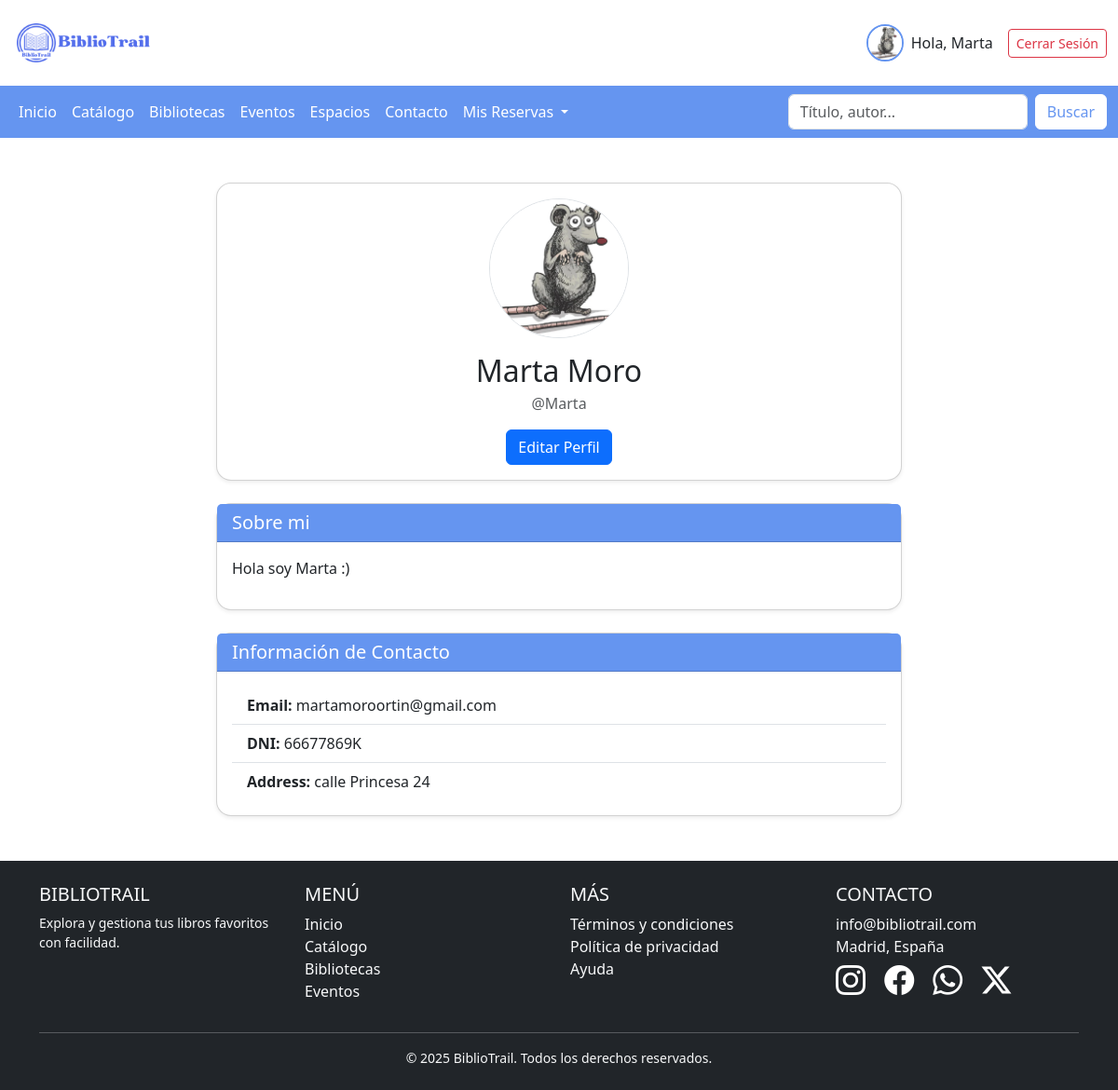
Screenshot of /autenticacion/perfil/ (signed in) with the database file from the repository.
### autenticacion/models.py (models this page shows, shortened)
class PerfilUsuario(models.Model):
    user = models.OneToOneField(User, on_delete=models.CASCADE, related_name="perfil")
    nombre = models.CharField(max_length=200, blank=True, null=True)
    apellido = models.CharField(max_length=200, blank=True, null=True)
    email = models.EmailField(max_length=500, blank=True, null=True)
    username = models.CharField(max_length=200, blank=True, null=True)
    dni = models.CharField(max_length=9, unique=True, blank=True, null=True, help_text="Ingrese su DNI")
    sexo = models.CharField(max_length=6, choices=[('M', 'Hombre'), ('F', 'Mujer')], blank=True, null=True)
    direccion = models.TextField(max_length=250, blank=True, null=True, help_text="Ingrese la dirección de su domicilio")
    codigo_postal = models.CharField(max_length=5, blank=True, null=True)
    ciudad = models.CharField(max_length=40, blank=True, null=True)
    provincia = models.CharField(max_length=40, blank=True, null=True)
    avatar = models.ImageField(null=True,blank=True , default="avatar.svg")
    bio = models.TextField(null=True)
    created = models.DateTimeField(auto_now_add=True)
    class Meta:
        ordering = ['created']
        verbose_name = "Perfil de usuario"
        verbose_name_plural = "Perfiles de usuarios"

### autenticacion/views.py (the view)
# urls.py: path('perfil/', perfil,name="perfil"),
def perfil(request):
    try:
        perfil = request.user.perfil
    except PerfilUsuario.DoesNotExist:
        perfil = None
    contexto = {'perfil': perfil}
    return render(request, "perfil/perfil.html", contexto)

### autenticacion/templates/perfil/perfil.html
{% extends "BibliotrailApp/base.html" %}
{% load static %}
{% block content %}
<main class="container my-5">
    <div class="row justify-content-center">
        <div class="col-md-10 col-lg-8">
            <div class="card shadow-sm  rounded-4">
                <div class="card-body text-center">
                    <div class="position-relative d-inline-block mb-3">
                        <img src="{{ perfil.avatar.url }}" alt="User Avatar"
                             class="rounded-circle border" style="width: 150px; height: 150px; object-fit: cover; border: 4px solid #6595f0;">
                    </div>
                    <h2 class="mb-1">{{ perfil.nombre}} {{ perfil.apellido }}</h2>
                    <p class="text-muted">@{{ perfil.username }}</p>
                    <a href="{% url 'editar_perfil' %}" class="btn btn-primary">Editar Perfil</a>
                </div>
            </div>
            <div class="card mt-4 shadow-sm rounded-4">
                <div class="card-header text-white" style="background-color: #6595f0;">
                    <h5 class="mb-0">Sobre mi</h5>
                </div>
                <div class="card-body">
                    <p>{{ perfil.bio|default:"No bio available." }}</p>
                </div>
            </div>
            <div class="card mt-4 shadow-sm rounded-4">
                <div class="card-header text-white" style="background-color: #6595f0;">
                    <h5 class="mb-0">Información de Contacto</h5>
                </div>
                <div class="card-body">
                    <ul class="list-group list-group-flush">
                        <li class="list-group-item"><strong>Email:</strong> {{ perfil.user.email }}</li>
                        <li class="list-group-item"><strong>DNI:</strong> {{ perfil.dni |default:"Not provided" }}</li>
                        <li class="list-group-item"><strong>Address:</strong> {{ perfil.direccion|default:"Not provided" }}</li>
                    </ul>
                </div>
            </div>
        </div>
    </div>
</main>
{% endblock %}

### BibliotrailApp/templates/BibliotrailApp/base.html (shortened to what this page needs)
<!DOCTYPE html>
<html lang="en">
<head>
    {% load static %}
    <link href="https://cdn.jsdelivr.net/npm/bootstrap@5.3.3/dist/css/bootstrap.min.css" rel="stylesheet">
    <link rel="stylesheet" href="https://cdn.jsdelivr.net/npm/bootstrap-icons@1.11.3/font/bootstrap-icons.min.css">
    <link href="{% static 'BibliotrailApp/css/style.css' %}" rel="stylesheet">
</head>
<body>
    <header class="container-fluid py-3">
        <div class="row align-items-center">
            <div class="col-6 col-md-3">
                <img src="{% static 'BibliotrailApp/images/BiblioTrail.png' %}" alt="Logo BiblioTrail" class="img-fluid" style="max-width: 150px;">
            </div>
            <div class="col-6 col-md-9 text-end">
                <div class="d-flex flex-column flex-sm-row align-items-center justify-content-end gap-3">
                    {% if user.is_authenticated %}
                        <a href="{% url 'perfil' %}" class="d-flex align-items-center text-decoration-none text-dark">
                            <img src="{{request.user.perfil.avatar.url}}" alt="Avatar"
                                class="rounded-circle img-fluid" style="width: 40px; height: 40px; object-fit: cover; border: 2px solid #6595f0;">
                            <span class="ms-2 d-none d-sm-inline">Hola, {{ user.username }}</span>
                        </a>
                        <a href="{% url 'cerrar_sesion' %}" class="btn btn-outline-danger btn-sm">Cerrar Sesión</a>
                    {% else %}
                        <a href="{% url 'register' %}" class="btn btn-danger btn-sm">Registrarse</a>
                        <a href="{% url 'iniciar_sesion' %}" class="btn btn-outline-danger btn-sm">Iniciar Sesión</a>
                    {% endif %}
                </div>
            </div>
        </div>
    </header>
    <nav class="navbar navbar-expand-lg navbar-custom">
        <div class="container-fluid" >
            <div class="collapse navbar-collapse" id="navbarSupportedContent">
                <ul class="navbar-nav me-auto mb-2 mb-lg-0">
                    <li class="nav-item">
                        <a class="nav-link {% if request.path == '/' %} active {% endif %}" aria-current="page" href="{% url 'Inicio' %}">Inicio</a>
                    </li>
                    <li class="nav-item ">
                        <a class="nav-link {% if request.path == '/catalogo/' %} active {% endif %}" href="{% url 'Catalogo' %}">Catálogo</a>
                    </li>
                    <li class="nav-item">
                        <a class="nav-link {% if request.path == '/bibliotecas/' %} active {% endif %}" href="{% url 'Bibliotecas' %}">Bibliotecas</a>
                    </li>
                    <li class="nav-item">
                        <a class="nav-link {% if request.path == '/eventos/' %} active {% endif %}" href="{% url 'Eventos' %}">Eventos</a>
                    </li>
                    <li class="nav-item">
                        <a class="nav-link {% if request.path == '/espacios/' %} active {% endif %}" href="{% url 'calendario_espacios' %}">Espacios</a>
                    </li>
                    <li class="nav-item">
                        <a class="nav-link {% if request.path == '/contacto/' %} active {% endif %}" href="{% url 'Contacto' %}">Contacto</a>
                    </li>
                    <li class="nav-item dropdown">
                        <a class="nav-link dropdown-toggle" href="{% url 'Reservas' %}" role="button" data-bs-toggle="dropdown" aria-expanded="false">
                            Mis Reservas
                        </a>
                    </li>
                </ul>
                <form class="d-flex" role="search" action="{% url 'buscar-libros' %}" method="get">
                    <input class="form-control me-2" name="q" type="search" placeholder="Título, autor..." value="{{ request.GET.q }}" aria-label="Buscar">
                    <button class="btn custom-search-btn" type="submit">Buscar</button>
                </form>
            </div>
        </div>
    </nav>
     {% block content %}
     {% endblock %}
    <footer class="bg-dark text-light py-4 mt-5">
        <div class="container">
            <div class="row text-center text-md-start">
                <div class="col-md-3 mb-4 mb-md-0">
                    <h5 class="text-uppercase">BiblioTrail</h5>
                    <p class="small">Explora y gestiona tus libros favoritos con facilidad.</p>
                </div>
                <div class="col-md-3 mb-4 mb-md-0">
                    <h5 class="text-uppercase">Menú</h5>
                    <ul class="list-unstyled">
                        <li><a href="{% if request.path == '/' %} # {% else %} {% url 'Inicio' %} {% endif %}" class="text-light text-decoration-none">Inicio</a></li>
                        <li><a href="{% url 'Catalogo' %}" class="text-light text-decoration-none">Catálogo</a></li>
                        <li><a href="{% url 'Bibliotecas' %}" class="text-light text-decoration-none">Bibliotecas</a></li>
                        <li><a href="{% url 'Eventos' %}" class="text-light text-decoration-none">Eventos</a></li>
                    </ul>
                </div>
                <div class="col-md-3 mb-4 mb-md-0">
                    <h5 class="text-uppercase">Más</h5>
                    <ul class="list-unstyled">
                        <li><a href="#" class="text-light text-decoration-none">Términos y condiciones</a></li>
                        <li><a href="#" class="text-light text-decoration-none">Política de privacidad</a></li>
                        <li><a href="#" class="text-light text-decoration-none">Ayuda</a></li>
                    </ul>
                </div>
                <div class="col-md-3">
                    <h5 class="text-uppercase">Contacto</h5>
                    <ul class="list-unstyled">
                        <li> info@bibliotrail.com</li>
                        <li> Madrid, España</li>
                        <a href="#" class="text-decoration-none text-white"><i class="bi bi-instagram fs-2 me-3"></i></a>
                        <a href="#" class="text-decoration-none text-white"><i class="bi bi-facebook fs-2 me-3"></i></a>
                        <a href="#" class="text-decoration-none text-white"><i class="bi bi-whatsapp fs-2 me-3"></i></a>
                        <a href="#" class="text-decoration-none text-white"><i class="bi bi-twitter-x fs-2 me-3"></i></a>
                    </ul>
                </div>
            </div>
            <hr class="bg-light">
            <div class="text-center">
                <p class="small mb-0">&copy; 2025 BiblioTrail. Todos los derechos reservados.</p>
            </div>
        </div>
    </footer>
</body>
</html>

### BibliotrailApp/static/BibliotrailApp/css/style.css (style rules this page uses)
.navbar-custom { background-color: #6595f0 !important; }
.navbar-custom .navbar-nav .nav-link { color: white !important; }
.custom-search-btn { color: #6595f0; background-color: white; border-color: white; }

### rows the page displays
PerfilUsuario: avatar (picture), nombre "Marta", apellido "Moro", username "Marta", bio "Hola soy Marta :)", user.email "martamoroortin@gmail.com", dni "66677869K", direccion "calle Princesa 24"

### other values shown
{{ user.username }} "Marta"
